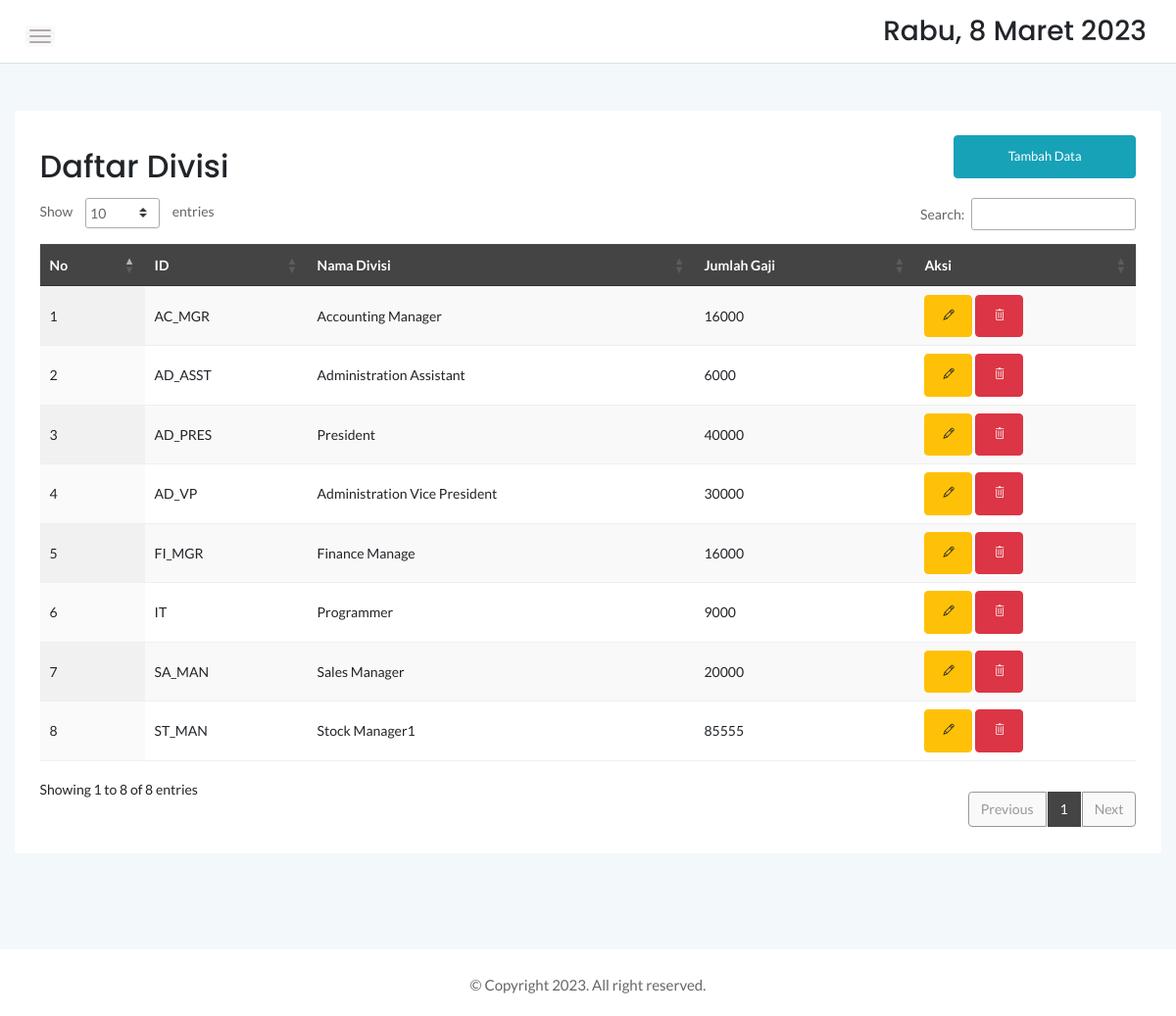
The page /index.php?p=divisi (signed in) on the database its author committed.
### tables this page shows
CREATE TABLE `pekerjaan` (
  `job_id` varchar(11) NOT NULL,
  `job_nama` text NOT NULL,
  `job_gaji` int(11) NOT NULL
);

### divisi.php (the view, shortened to what this page needs)
<?php
include 'koneksi.php';
$lvl = ($_SESSION['level'] == 'admin') ? '' : 'hidden';
$page = isset($_GET['page']) ? $_GET['page'] : 'list';
switch ($page) {
    case 'list':
?>
        <div class="row mt-5 mb-5">
            <div class="col-12">
                <div class="card">
                    <div class="card-body">
                        <div class="d-sm-flex justify-content-between align-items-center">
                            <h2>Daftar Divisi</h2>
                            <button style="margin-bottom:20px" data-toggle="modal" data-target="#myModal" class="btn btn-info col-md-2" <?= $lvl; ?>>Tambah Data</button>
                        </div>
                        <div class="data-tables datatable-dark">
                            <table id="dataTable3" class="display" style="width:100%">
                                <thead class="thead-dark">
                                    <tr>
                                        <th>No</th>
                                        <th>ID</th>
                                        <th>Nama Divisi</th>
                                        <th>Jumlah Gaji</th>
                                        <th <?= $lvl; ?>>Aksi</th>
                                    </tr>
                                </thead>
                                <?php $i = 1 ?>
                                <?php
                                $mhs = mysqli_query($con, "SELECT * FROM  pekerjaan");
                                foreach ($mhs as $row) : ?>
                                    <tr>
                                        <td><?= $i; ?></td>
                                        <td><?= $row['job_id']; ?></td>
                                        <td> <?= $row['job_nama']; ?></td>
                                        <td> <?= $row['job_gaji']; ?></td>
                                        <td <?= $lvl; ?>>
                                            <a href="index.php?p=divisi&page=edit&id_edt=<?= $row["job_id"]; ?>" class="  btn btn-warning "><i class="ti-pencil"></i></a>
                                            <a href=" proses_divisi.php?aksi=delete&id_hps=<?= $row["job_id"]; ?>" onclick="return confirm('Yakin hapus data ?');" class="btn btn-danger"><i class="ti-trash"></i></a>
                                        </td>
                                    </tr>
                                    <?php $i++ ?>
                                <?php endforeach; ?>
                            </table>
                        </div>
                    </div>
                </div>
            </div>
        </div>
    <?php
        break;
    ?>
<?php
} ?>

### rows shown on the page
pekerjaan: job_id "AC_MGR", job_nama "Accounting Manager", job_gaji "16000"
pekerjaan: job_id "AD_ASST", job_nama "Administration Assistant", job_gaji "6000"
pekerjaan: job_id "AD_PRES", job_nama "President", job_gaji "40000"
pekerjaan: job_id "AD_VP", job_nama "Administration Vice President", job_gaji "30000"
pekerjaan: job_id "FI_MGR", job_nama "Finance Manage", job_gaji "16000"
pekerjaan: job_id "IT", job_nama "Programmer", job_gaji "9000"
pekerjaan: job_id "SA_MAN", job_nama "Sales Manager", job_gaji "20000"
pekerjaan: job_id "ST_MAN", job_nama "Stock Manager1", job_gaji "85555"
